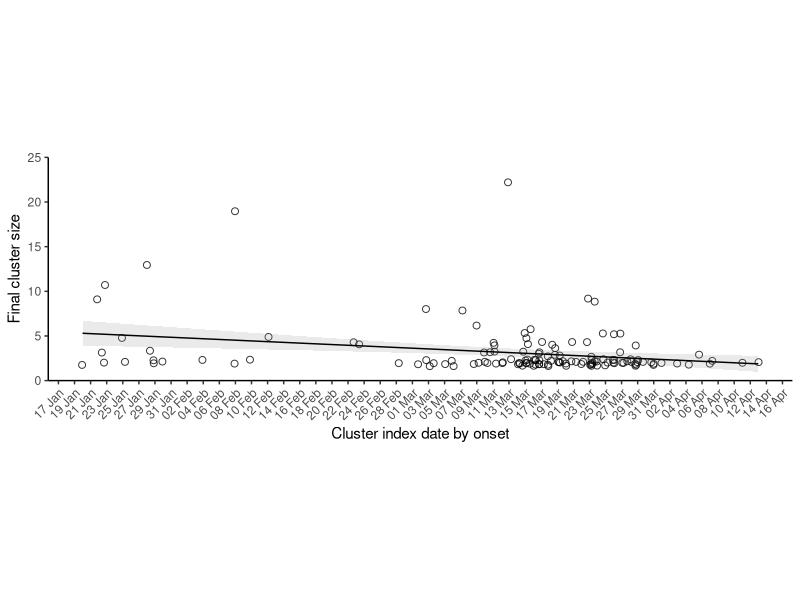
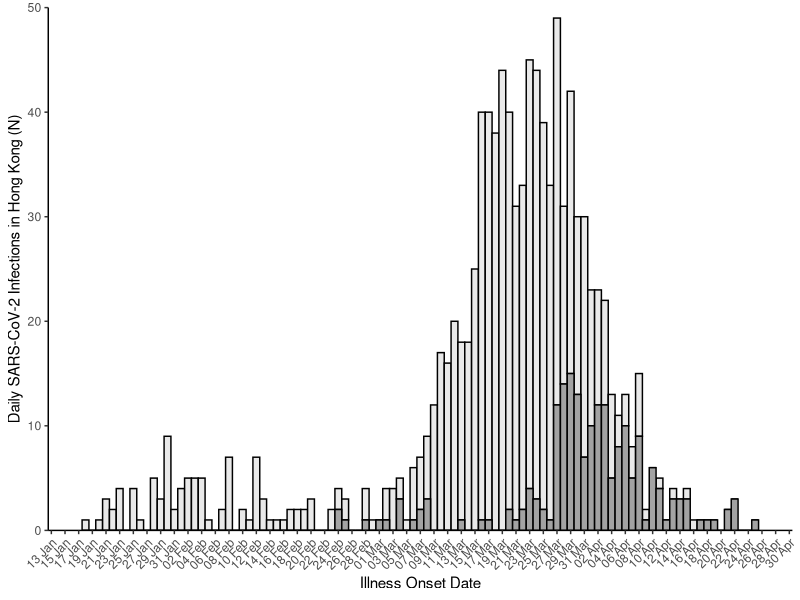
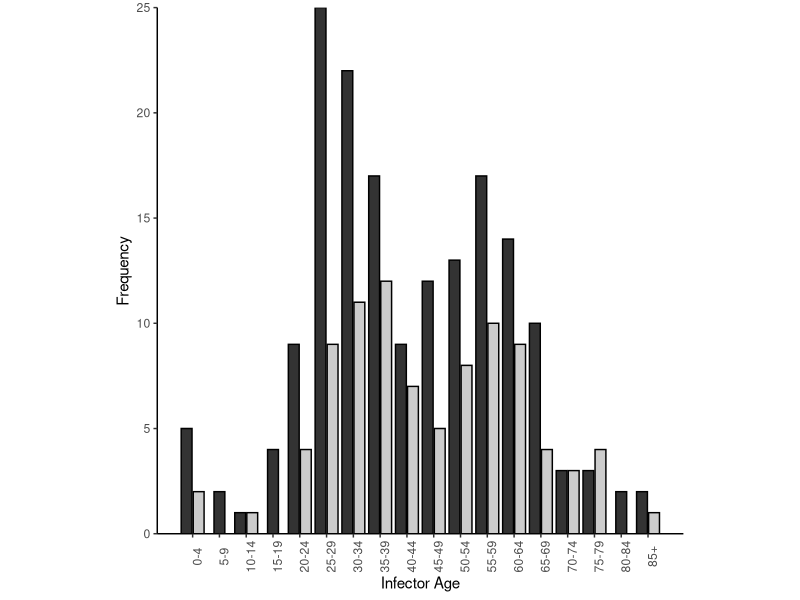
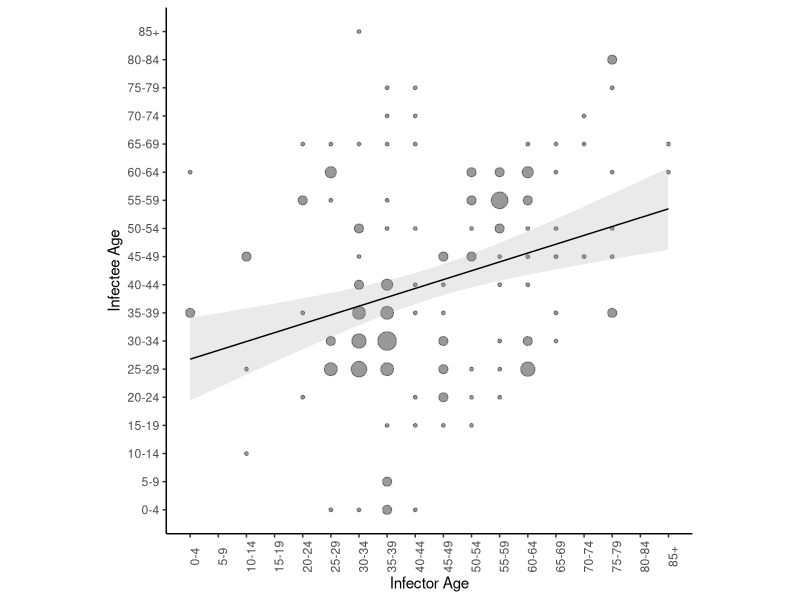
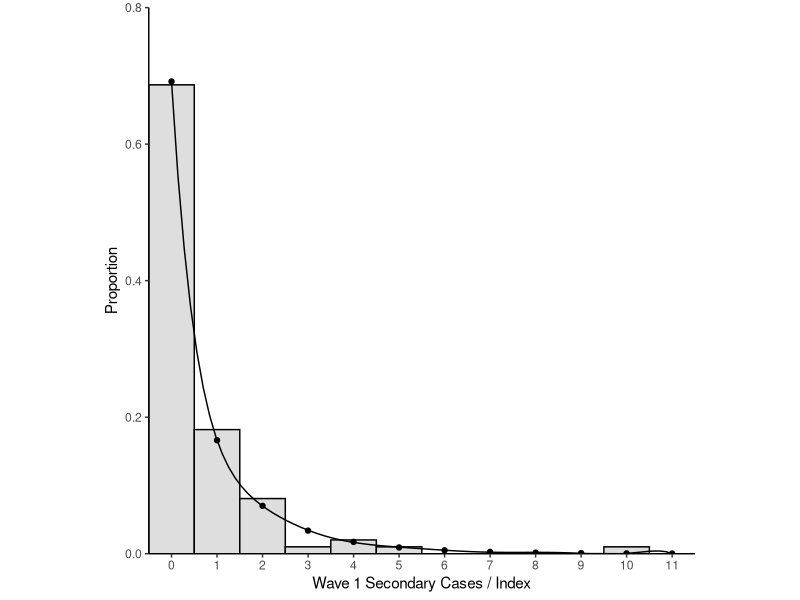
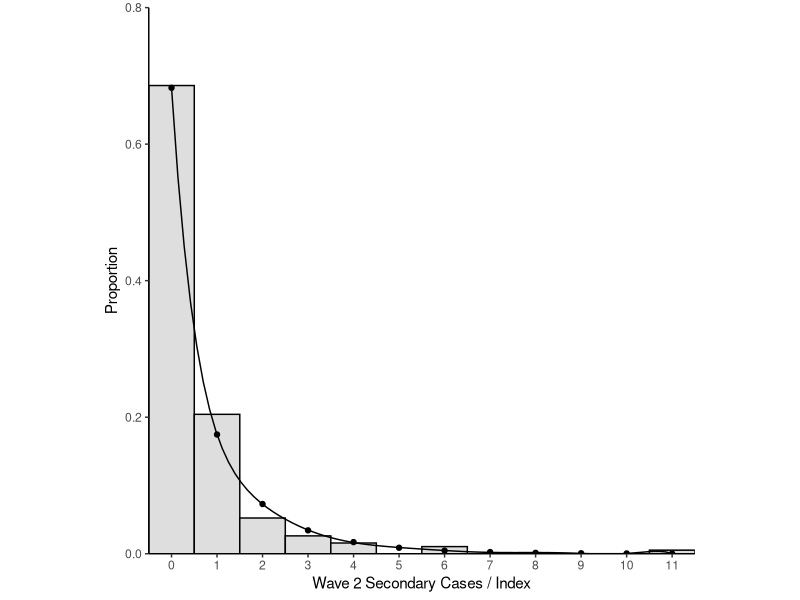
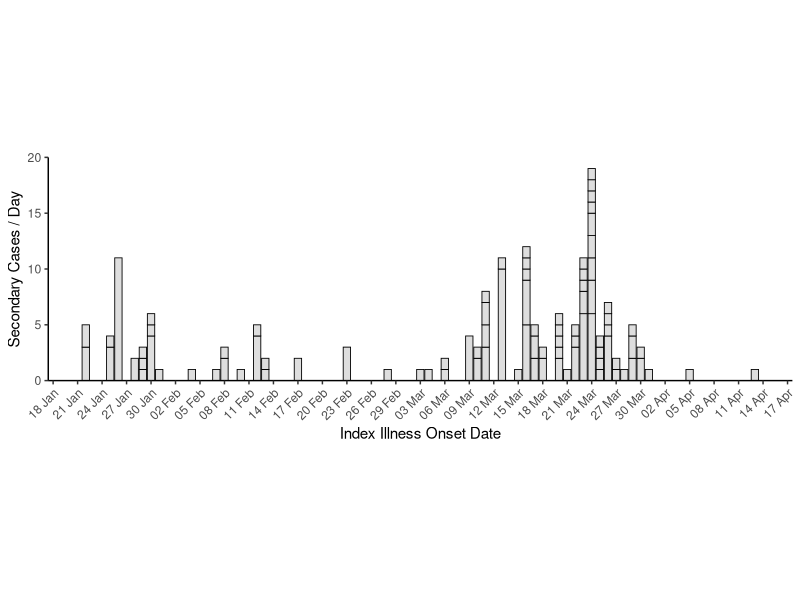
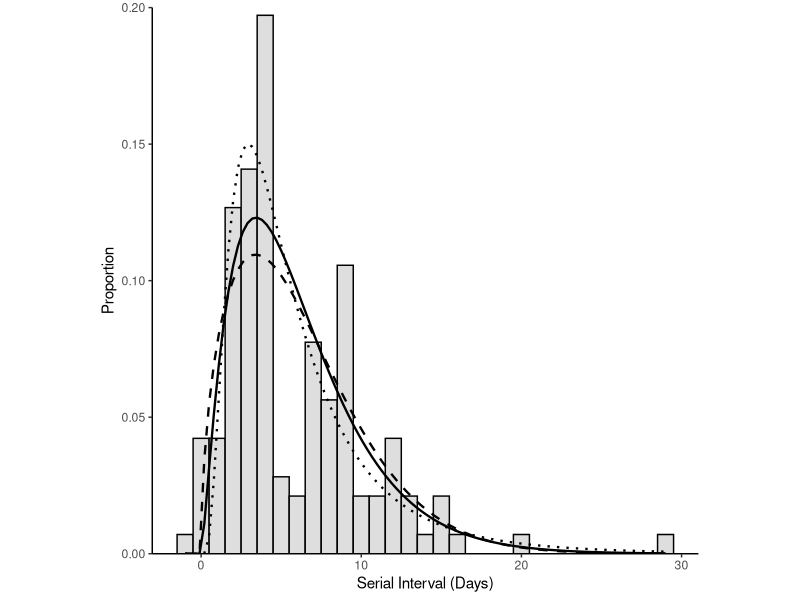

Generate these figures, in order, with R:
library(tidyverse)
library(lubridate)
library(fitdistrplus)
library(viridis)

#import data
case_data <- read_csv(file = "data/case_data.csv")
age_transmission_pairs <- read_csv(file = "data/age_pairs.csv")
transmission_pairs <- read_csv(file = "data/transmission_pairs.csv")
bar_data <- read_csv("data/bar_data.csv")

#recode case_data dates
case_data <- case_data %>%
  mutate(onset.date = dmy(onset.date),
         confirm.date = dmy(confirm.date),
         epi.date = dmy(epi.date))

#Supplementary Figure 1 excluding N=106 outlier
case_data %>%
  filter(cluster.id != 0) %>%
  group_by(cluster.id) %>%
  mutate(cluster.size = n()) %>%
  arrange(epi.date) %>%
  slice(1L) %>%
  ggplot() +
  geom_jitter(aes(x = epi.date, y = cluster.size), alpha = 0.8, size = 2, shape = 21) +
  geom_smooth(method = lm, aes(x = epi.date, y = cluster.size), se = T, size = 0.5, colour = "black", alpha = 0.2) + 
  scale_x_date("Cluster index date by onset", date_breaks = "2 days", date_labels = "%d %b", minor_breaks = NULL) +
  scale_y_continuous("Final cluster size", expand = c(0,0), limits = c(0,25)) +
  theme_classic() +
  theme(aspect.ratio = 0.3, legend.position = "NULL", axis.text.x = element_text(angle = 45, hjust = 1))

#Supplementary Table 1 

#Descriptive Cluster analysis
case_data %>%
  group_by(cluster.category) %>%
  summarise(n = n(), pct = n/1038)

#find overseas cluster values
case_data %>%
  filter(cluster.category == "Cluster of imported cases") %>%
  group_by(cluster.id) %>%
  n_groups()

case_data %>%
  filter(cluster.category == "Cluster of imported cases") %>%
  group_by(cluster.id) %>%
  group_size() %>%
  median()

case_data %>%
  filter(cluster.category == "Cluster of imported cases") %>%
  group_by(cluster.id) %>%
  group_size() %>%
  range()


#find local cluster values
case_data %>%
  filter(cluster.category == "Cluster initiated by local case") %>%
  group_by(cluster.id) %>%
  n_groups()

case_data %>%
  filter(cluster.category == "Cluster initiated by local case") %>%
  group_by(cluster.id) %>%
  group_size() %>%
  median()

case_data %>%
  filter(cluster.category == "Cluster initiated by local case") %>%
  group_by(cluster.id) %>%
  group_size() %>%
  range()

#find imported cluster values
case_data %>%
  filter(cluster.category == "Cluster initiated by imported case") %>%
  group_by(cluster.id) %>%
  n_groups()

case_data %>%
  filter(cluster.category == "Cluster initiated by imported case") %>%
  group_by(cluster.id) %>%
  group_size() %>%
  median()

case_data %>%
  filter(cluster.category == "Cluster initiated by imported case") %>%
  group_by(cluster.id) %>%
  group_size() %>%
  range()



#asymptomatic contigency table (Supplementary Table 2)
case_data %>%
  group_by(cluster.category, symptomatic) %>%
  summarise(n = n()) %>%
  spread(key = symptomatic, value = n)

#Supplementary Figure 2
ggplot(data = case_data) +
  geom_histogram(aes(x = epi.date, fill = fct_rev(symptomatic)), colour = 'black', binwidth = 1, alpha = 0.9) +
  labs(x="Illness Onset Date") +
  theme_classic() +
  theme(axis.text.x = element_text(angle = 45, hjust = 1), legend.position = 'none') +
  scale_x_date(date_breaks = "2 days", 
               date_labels = "%d %b", 
               minor_breaks = NULL) +
  scale_y_continuous("Daily SARS-CoV-2 Infections in Hong Kong (N)", expand = c(0,0), limits = c(0,50)) +
  scale_fill_grey(start = 0.9, end = 0.6)

#####Supplementary Figure 3
#Figure 3A
ggplot(data=age_transmission_pairs) +
  geom_bar(aes(x = agegroup, fill = transmission), color = "black", position = position_dodge2(preserve = "single")) +
  theme_classic() +
  scale_x_continuous(name = "Infector Age", breaks = 1:18,
                     labels = c("0-4","5-9","10-14","15-19","20-24","25-29","30-34","35-39","40-44","45-49","50-54","55-59","60-64","65-69","70-74","75-79","80-84","85+")) +
  scale_y_continuous(name = "Frequency", expand = c(0,0)) +
  labs(fill = "Pair") +
  theme(aspect.ratio = 1, legend.position = "none", axis.text.x = element_text(angle = 90)) +
  scale_fill_grey()

#Figure 3B (missing age for 1 case responsible for 11 secondary cases)
ggplot(data = transmission_pairs) +
  geom_count(aes(x = agegroup.infector, y = agegroup.infectee), colour = "black", alpha = 0.4) +
  geom_smooth(method = lm, aes(x=agegroup.infector, y=agegroup.infectee), se = T, size = 0.5, colour = "black", alpha = 0.2) +
  scale_x_continuous(name = "Infector Age", breaks = 1:18,
                     labels = c("0-4","5-9","10-14","15-19","20-24","25-29","30-34","35-39","40-44","45-49","50-54","55-59","60-64","65-69","70-74","75-79","80-84","85+")) +
  scale_y_continuous(name = "Infectee Age", breaks = 1:18,
                     labels = c("0-4","5-9","10-14","15-19","20-24","25-29","30-34","35-39","40-44","45-49","50-54","55-59","60-64","65-69","70-74","75-79","80-84","85+")) +
  theme_classic() +
  theme(aspect.ratio = 1, axis.text.x = element_text(angle = 90), legend.position = "none")


#Significance tests for Figure 3A and 3B
age_transmission_pairs %>%
  mutate(transmission = as_factor(transmission)) %>%
  t.test(age ~ transmission, data = .)

summary(lm(agegroup.infector ~ agegroup.infectee, data = transmission_pairs))


###Supplementary figure 4 and supplementary table 4 (wave 1 wave 2)
## WAVE ONE
#count number of offspring per individual infector for wave one before march first
offspring_w1 <- transmission_pairs %>%
  dplyr::select(infector.case, infector.epi.date) %>%
  filter(infector.epi.date < "2020-03-01") %>%
  dplyr::select(infector.case) %>%
  group_by(infector.case) %>%
  count() %>%
  arrange(desc(n))

#count number of terminal infectees including sporadic local cases
infectee_w1 <- transmission_pairs %>%
  filter(infectee.epi.date < "2020-03-01") %>%
  dplyr::select(infector.case, infectee.case) %>%
  gather() %>%
  filter(key == 'infectee.case')

infector_w1 <- transmission_pairs %>%
  filter(infector.epi.date < "2020-03-01") %>%
  dplyr::select(infector.case, infectee.case) %>%
  gather() %>%
  filter(key == 'infector.case')

duplicate_w1 <- infector_w1 %>%
  left_join(., infectee_w1, by = 'value') %>%
  filter(key.y != 'NA') %>%
  dplyr::select(value) %>%
  distinct()

nterminal_infectees_w1 <- infectee_w1 %>% 
  dplyr::select(value) %>%
  filter(!value %in% duplicate_w1$value) %>%
  transmute(case.no = as.numeric(value)) %>%
  nrow() + 11

#create vector of complete offspring distribution for wave one with terminal cases having zero secondary cases
complete_offspringd_w1 <- enframe(c(offspring_w1$n, rep(0,nterminal_infectees_w1)))

#fit negative binomial distribution to wave one offspring distribution
nbfit_w1 <- complete_offspringd_w1 %>%
  pull(value) %>%
  fitdist(., distr = 'nbinom')

#bootstrap analysis for wave one (Supplementary Table 4)
nbfit_boot_w1 <- summary(bootdist(nbfit_w1)) 

#Plot Supplementray Figure 4A
ggplot() +
  geom_histogram(aes(x=complete_offspringd_w1$value, y = ..density..), fill = "#dedede", colour = "Black", binwidth = 1) +
  geom_point(aes(x = 0:11, y = dnbinom(x = 0:11, size = nbfit_w1$estimate[[1]], mu = nbfit_w1$estimate[[2]])), size = 1.5) +
  stat_smooth(aes(x = 0:11, y = dnbinom(x = 0:11, size = nbfit_w1$estimate[[1]], mu = nbfit_w1$estimate[[2]])), method = 'lm', formula = y ~ poly(x, 9), se = FALSE, size = 0.5, colour = 'black') +
  expand_limits(x = 0, y = 0) +
  scale_x_continuous("Wave 1 Secondary Cases / Index", expand = c(0, 0), breaks = 0:11)  +
  scale_y_continuous("Proportion",limits = c(0,0.8),expand = c(0, 0)) +
  theme_classic() +
  theme(aspect.ratio = 1)


### WAVE TWO
#count number of offspring per individual infector for wave two after march first. 
offspring_w2 <-transmission_pairs %>%
  dplyr::select(infector.case, infector.epi.date) %>%
  filter(infector.epi.date >= "2020-03-01") %>%
  dplyr::select(infector.case) %>%
  group_by(infector.case) %>%
  count() %>%
  arrange(desc(n))

#count number of terminal infectees including sporadic local cases
infectee_w2 <- transmission_pairs %>%
  filter(infectee.epi.date >= "2020-03-01") %>%
  dplyr::select(infector.case, infectee.case) %>%
  gather() %>%
  filter(key == 'infectee.case')

infector_w2 <- transmission_pairs %>%
  filter(infector.epi.date >= "2020-03-01") %>%
  dplyr::select(infector.case, infectee.case) %>%
  gather() %>%
  filter(key == 'infector.case')

duplicate_w2 <- infector_w2 %>%
  left_join(., infectee_w2, by = 'value') %>%
  filter(key.y != 'NA') %>%
  dplyr::select(value) %>%
  distinct()

nterminal_infectees_w2 <- infectee_w2 %>% 
  dplyr::select(value) %>%
  filter(!value %in% duplicate_w2$value) %>%
  transmute(case.no = as.numeric(value)) %>%
  nrow() + 35

#create vector of complete offspring distribution for wave one with terminal cases having zero secondary cases
complete_offspringd_w2 <- enframe(c(offspring_w2$n, rep(0,nterminal_infectees_w2)))

#fit negative binomial distribution to wave one offspring distribution
nbfit_w2 <- complete_offspringd_w2 %>%
  pull(value) %>%
  fitdist(., distr = 'nbinom')

#bootstrap analysis for wave two
nbfit_boot_w2 <- summary(bootdist(nbfit_w2))

#Plot Supplementary Figure 4B
ggplot() +
  geom_histogram(aes(x=complete_offspringd_w2$value, y = ..density..), fill = "#dedede", colour = "Black", binwidth = 1) +
  geom_point(aes(x = 0:11, y = dnbinom(x = 0:11, size = nbfit_w2$estimate[[1]], mu = nbfit_w1$estimate[[2]])), size = 1.5) +
  stat_smooth(aes(x = 0:11, y = dnbinom(x = 0:11, size = nbfit_w2$estimate[[1]], mu = nbfit_w1$estimate[[2]])), method = 'lm', formula = y ~ poly(x, 9), se = FALSE, size = 0.5, colour = 'black') +
  expand_limits(x = 0, y = 0) +
  scale_x_continuous("Wave 2 Secondary Cases / Index", expand = c(0, 0), breaks = 0:11)  +
  scale_y_continuous("Proportion",limits = c(0,0.8),expand = c(0, 0)) +
  theme_classic() +
  theme(aspect.ratio = 1)

#SUPPLEMENTARY FIGURE 5
offspring <- transmission_pairs %>%
  dplyr::select(infector.case) %>%
  group_by(infector.case) %>%
  count() %>%
  arrange(desc(n))

transmission_pairs %>%
  dplyr::select(infector.case, infector.epi.date) %>%
  distinct() %>%
  left_join(., offspring, by = "infector.case") %>%
  arrange(desc(n)) %>%
  mutate(infector.epi.date = dmy(infector.epi.date)) %>%
  ggplot() +
  geom_bar(aes(x = infector.epi.date, y = n), stat = 'identity', fill = "#dedede", color = "black", size = 0.3) +
  scale_x_date("Index Illness Onset Date",
               date_breaks = "3 days", 
               date_labels = "%d %b", 
               minor_breaks = NULL) +
  scale_y_continuous("Secondary Cases / Day", expand = c(0,0), limits = c(0,20)) +
  theme_classic() +
  theme(aspect.ratio = 0.3, axis.text.x = element_text(angle = 45, hjust = 1))


####SUPPLEMENTARY FIGURE 6 & SUPPLEMENTARY TABLE 3 & 5
###Supplementary Figure 6A and Table 3
#fit lognormal distribution by maximum likeihood
lgfit <- transmission_pairs %>%
  filter(onset.diff != 'NA', 
         onset.diff >=1 ) %>%
  pull(onset.diff) %>%
  fitdist(data = ., distr = 'lnorm')

#fit gamma distribution by maximum likeihood
gfit <- transmission_pairs %>%
  filter(onset.diff != 'NA', 
         onset.diff >=1 ) %>%
  pull(onset.diff) %>%
  fitdist(data = ., distr = 'gamma')

#fit weibull distribution by maximum likeihood
wfit <- transmission_pairs %>%
  filter(onset.diff != 'NA', 
         onset.diff >=1 ) %>%
  pull(onset.diff) %>%
  fitdist(data = ., distr = 'weibull')

summary(lgfit)
summary(gfit)
summary(wfit)

#bootstrapped analysis
gfit_boot <- summary(bootdist(gfit))
wfit_boot <- summary(bootdist(wfit))
lgfit_boot <- summary(bootdist(lgfit))

#Supplementary Figure 6A
transmission_pairs %>%
  filter(!is.na(onset.diff)) %>%
  ggplot() +
  geom_histogram(aes(x = onset.diff, y = ..density..), fill = '#dedede', colour = "black", binwidth = 1) +
  stat_function(fun = dgamma, args = list(shape = gfit$estimate[[1]], rate = gfit$estimate[[2]]), size = 0.8, linetype = 1) +
  stat_function(fun = dweibull, args = list(shape = wfit$estimate[[1]], scale = wfit$estimate[[2]]), size = 0.8, linetype = 2) +
  stat_function(fun = dlnorm, args = list(meanlog = lgfit$estimate[[1]], sdlog = lgfit$estimate[[2]]), size = 0.8, linetype = 3) +
  scale_x_continuous("Serial Interval (Days)") +
  scale_y_continuous("Proportion", expand = c(0,0), limits = c(0,0.20)) +
  theme_classic() +
  theme(aspect.ratio = 1)

###Supplementary Figure 6B and Table 5
#count number of offspring per individual infector
offspring <- transmission_pairs %>%
  dplyr::select(infector.case) %>%
  group_by(infector.case) %>%
  count() %>%
  arrange(desc(n))

#count number of terminal infectees including sporadic local cases
infectee <- transmission_pairs %>%
  dplyr::select(infector.case, infectee.case) %>%
  gather() %>%
  filter(key == 'infectee.case')

infector <-  transmission_pairs %>%
  dplyr::select(infector.case, infectee.case) %>%
  gather() %>%
  filter(key == 'infector.case')

duplicate <- infector %>%
  left_join(., infectee, by = 'value') %>%
  filter(key.y != 'NA') %>%
  dplyr::select(value) %>%
  distinct()

nterminal_infectees <- infectee %>% 
  dplyr::select(value) %>%
  filter(!value %in% duplicate$value) %>%
  transmute(case.no = as.numeric(value)) %>%
  nrow() + 46 #46 Sporadic Local cases without links to additional transmission

#create vector of complete offspring distribution with terminal cases having zero secondary cases
complete_offspringd <- enframe(c(offspring$n, rep(0,nterminal_infectees)))

#fit  distriubtions by maximum likelihood

nbfit <- complete_offspringd %>%
  pull(value) %>%
  fitdist(., distr = 'nbinom')

gefit <- complete_offspringd %>%
  pull(value) %>%
  fitdist(., distr = 'geom')

pfit <- complete_offspringd %>%
  pull(value) %>%
  fitdist(., distr = 'pois')

summary(nbfit)
summary(gefit)
summary(pfit)

#bootsprapped analysis
nbfit_boot <- summary(bootdist(nbfit))
gefit_boot <- summary(bootdist(gefit))
pfit_boot <- summary(bootdist(pfit))

#Figure 6B
ggplot() +
  geom_histogram(aes(x=complete_offspringd$value, y = ..density..), fill = "#dedede", colour = "black", binwidth = 1) +
  geom_point(aes(x = 0:11, y = dgeom(x = 0:11, prob = gefit$estimate[[1]])), color = 'black', size = 2, shape = 'triangle') +
  stat_smooth(aes(x = 0:11, y = dgeom(x = 0:11, prob = gefit$estimate[[1]])), method = 'lm', formula = y ~ poly(x, 9), se = FALSE, colour = 'black', size =0.8) +
  geom_point(aes(x = 0:11, y = dpois(x = 0:11, lambda = pfit$estimate[[1]])), color = 'black', size = 2, shape = 'square') +
  stat_smooth(aes(x = 0:11, y = dpois(x = 0:11, lambda = pfit$estimate[[1]])), method = 'lm', formula = y ~ poly(x, 9), se = FALSE, colour = 'black', size = 0.8, linetype = 3) +
  expand_limits(x = 0, y = 0) +
  scale_x_continuous("Secondary Cases / Index", expand = c(0, 0), breaks = 0:11)  +
  scale_y_continuous("Density", limits = c(0,0.7), expand = c(0, 0)) +
  theme_classic() +
  theme(aspect.ratio = 1)

####Supplementary Figure 7 (dependant on negative binomial analysis above)

#Plot joint estiamte of R and k (Figure 7A)
nbfit_boot$estim %>%
  as_tibble() %>%
  ggplot() +  
  geom_point(aes(x = size, y = mu), shape = 21, size = 2, alpha = 0.8) +
  theme_classic() +
  theme(aspect.ratio = 1) +
  scale_x_continuous(expression(paste(italic("k"))), expand = c(0,0),limits = c(0,1.2), breaks = seq(0,1.2, by = 0.3)) +
  scale_y_continuous("R", expand = c(0,0),limits = c(0,1.0), breaks = seq(0,1.0, by = 0.2))

#Plot historgram of R estiamtes (Figure 7B)
nbfit_boot$estim %>%
  as_tibble() %>%
  ggplot() +
  geom_histogram(aes(x = mu), bins = 25, fill = "#dedede", colour = "black") +
  theme_classic() +
  theme(aspect.ratio = 1) +
  scale_x_continuous("R", expand = c(0,0)) +
  scale_y_continuous("Sampling distribution", expand = c(0,0), limits = c(0,150))

#Plot historgram of k estiamtes (Figure 7C)
nbfit_boot$estim %>%
  as_tibble() %>%
  ggplot() +
  geom_histogram(aes(x = size), bins = 25, fill = "#dedede", colour = "black") +
  theme_classic() +
  theme(aspect.ratio = 1) +
  scale_x_continuous(expression(paste(italic("k"))), expand = c(0,0)) +
  scale_y_continuous("Sampling distribution", expand = c(0,0), limits = c(0,150))


#Supplementary Figure 8 (dependant on analysis from Supplementary figure 4 above wave 1 and wave 2)
#Plot joint estiamte of R and k wave 1 (Figure 8A)
nbfit_boot_w1$estim %>%
  as_tibble() %>%
  ggplot() +  
  geom_point(aes(x = size, y = mu), shape = 21, size = 2, alpha = 0.8) +
  theme_classic() +
  theme(aspect.ratio = 1) +
  scale_x_continuous(expression(paste(italic("k"))), expand = c(0,0),limits = c(0,2.4),breaks = seq(0,2.4, by = 0.4)) +
  scale_y_continuous("R", expand = c(0,0),limits = c(0,1.2), breaks = seq(0,1.2, by = 0.2))

#Plot historgram of R estiamtes (Figure 8B)
nbfit_boot_w1$estim %>%
  as_tibble() %>%
  ggplot() +
  geom_histogram(aes(x = mu), bins = 25, fill = "#dedede", colour = "black") +
  theme_classic() +
  theme(aspect.ratio = 1) +
  scale_x_continuous("R", expand = c(0,0),limits = c(0,1.2), breaks = seq(0,1.2, by = 0.2)) +
  scale_y_continuous("Sampling distribution", expand = c(0,0), limits = c(0,300))

#Plot historgram of k estiamtes (Figure 8C)
nbfit_boot_w1$estim %>%
  as_tibble() %>%
  ggplot() +
  geom_histogram(aes(x = size), bins = 25, fill = "#dedede", colour = "black") +
  theme_classic() +
  theme(aspect.ratio = 1) +
  scale_x_continuous(expression(paste(italic("k"))), expand = c(0,0),limits = c(0,2.4), breaks = seq(0,2.4, by = 0.4)) +
  scale_y_continuous("Sampling distribution", expand = c(0,0), limits = c(0,400))

#Plot joint estiamte of R and k wave 2 (Figure 8D)
nbfit_boot_w2$estim %>%
  as_tibble() %>%
  ggplot() +  
  geom_point(aes(x = size, y = mu), shape = 21, size = 2, alpha = 0.8) +
  theme_classic() +
  theme(aspect.ratio = 1) +
  scale_x_continuous(expression(paste(italic("k"))), expand = c(0,0),limits = c(0,2.4),breaks = seq(0,2.4, by = 0.4)) +
  scale_y_continuous("R", expand = c(0,0),limits = c(0,1.2), breaks = seq(0,1.2, by = 0.2))

#Plot historgram of R estiamtes (Figure 8E)
nbfit_boot_w2$estim %>%
  as_tibble() %>%
  ggplot() +
  geom_histogram(aes(x = mu), bins = 25, fill = "#dedede", colour = "black") +
  theme_classic() +
  theme(aspect.ratio = 1) +
  scale_x_continuous("R", expand = c(0,0),limits = c(0,1.2), breaks = seq(0,1.2, by = 0.2)) +
  scale_y_continuous("Sampling distribution", expand = c(0,0), limits = c(0,300)) 

#Plot historgram of k estiamtes (Figure 8F)
nbfit_boot_w2$estim %>%
  as_tibble() %>%
  ggplot() +
  geom_histogram(aes(x = size), bins = 25, fill = "#dedede", colour = "black") +
  theme_classic() +
  theme(aspect.ratio = 1) +
  scale_x_continuous(expression(paste(italic("k"))), expand = c(0,0),limits = c(0,2.4), breaks = seq(0,2.4, by = 0.4)) +
  scale_y_continuous("Sampling distribution", expand = c(0,0), limits = c(0,400))


###SUPPLEMENTARY FIGURE 9


##Figure 9A
bar_data %>%
  mutate(cluster.generation = as.ordered(cluster.generation)) %>%
  ggplot() +
  geom_bar(aes(x = epi.date, fill = cluster.generation), width = 0.9) +
  scale_x_date(name = "Onset Date",
               date_breaks = "2 days", 
               date_labels = "%d %b", 
               minor_breaks = NULL) +
  scale_y_continuous("Case Count", expand = c(0,0), breaks = seq(0,16, by = 2), limits = c(0,16)) +
  theme_classic() +
  theme(aspect.ratio = 0.3, 
        legend.position = 'none', 
        axis.text.x = element_text(angle = 45, hjust = 1 )) +
  scale_fill_viridis_d()

#Figure 9B
bar_data %>%
  ggplot() +
  geom_bar(aes(x = age.group, fill = cluster.generation)) +
  scale_x_continuous(name = "Age Group", expand = c(0,0), breaks = 1:18,
                     labels = c("0-4",
                                "5-9",
                                "10-14",
                                "15-19",
                                "20-24",
                                "25-29",
                                "30-34",
                                "35-39",
                                "40-44",
                                "45-49",
                                "50-54",
                                "55-59",
                                "60-64",
                                "65-69",
                                "70-74",
                                "75-79",
                                "80-84",
                                "85+")) +
  scale_y_continuous("Case Count", expand = c(0,0), breaks = seq(0,25, by = 5), limits = c(0,25)) +
  theme_classic() +
  theme(aspect.ratio = 0.3, 
        legend.position = 'none', 
        axis.text.x = element_text(angle = 45, hjust = 1 )) +
  scale_fill_viridis_d()

#Figure 9C (additional editing for production done in post)
bar_data %>%
  mutate(cluster.generation = as.ordered(cluster.generation)) %>%
  dplyr::select(-epi.date, -age.group) %>%
  filter(!is.na(onset.date)) %>%
  gather(date.type, date, -c(case.no, cluster.generation)) %>%
  mutate(case.no = factor(case.no, levels=rev(unique(case.no)), ordered=TRUE)) %>%
  mutate(date = as.Date(date, origin = "1970-01-01")) %>%
  ggplot() +
  geom_line(aes(x=rev(case.no), y=date, colour = cluster.generation), size = 3) +
  labs(x=NULL, y="Onset-to-Confirmation") +
  scale_y_date(date_breaks = "3 day", 
               date_labels = "%d %b", 
               minor_breaks = NULL) +
  scale_x_discrete(breaks = NULL) +
  theme_classic() +
  theme(legend.position = 'none', panel.grid.major.y = element_line(colour = 'grey')) +
  scale_color_viridis_d()

##Results for Supplementary Tables 6 & 7 in respective files hypothetical analysis and quarantine.
